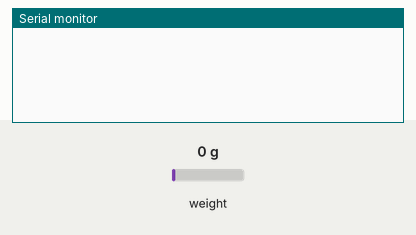
Recording of a sketch running on a simulated Arduino Uno, built with avr-gcc and run on an emulated ATmega328P. On the bench: the last lines printed to the serial monitor. The test bench sets the inputs (shaded band); at power-on: weight on the scale 0 g.

Above: at 1.2 s.
1.3 s: weight on the scale set to 100 g
At 3.3 s:
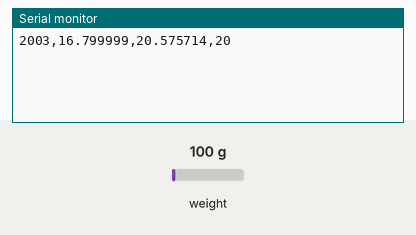
4.3 s: weight on the scale set to 1250 g
At 6.9 s:
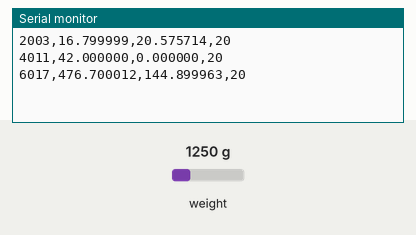
Timing chart, 0 to 8.4 s (numbered marks = the images above; inputs shaded):
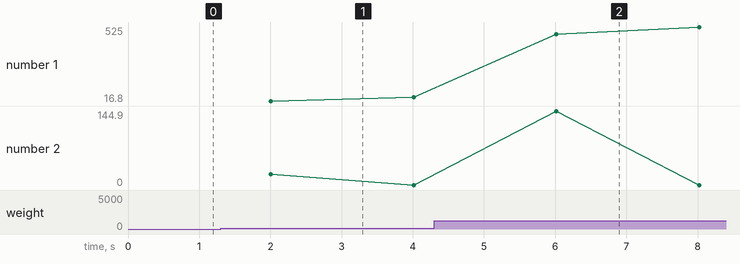

The sketch:

HX711_LoadRepeatability.ino
```cpp
#include <Arduino.h>
#include <HX711.h>
#include <math.h>

#ifndef BB_HX711_DOUT
#define BB_HX711_DOUT 4
#endif
#ifndef BB_HX711_SCK
#define BB_HX711_SCK 5
#endif
#ifndef BB_OFFSET_COUNTS
#define BB_OFFSET_COUNTS 0L
#endif
#ifndef BB_COUNTS_PER_NEWTON
#define BB_COUNTS_PER_NEWTON 1000.0f
#endif
#ifndef BB_WINDOW_SAMPLES
#define BB_WINDOW_SAMPLES 20
#endif

HX711 scale;
static uint16_t n = 0;
static double sum = 0.0;
static double sumSq = 0.0;

void setup() {
  Serial.begin(115200);
  scale.begin(BB_HX711_DOUT, BB_HX711_SCK);
}

void loop() {
  if (!scale.is_ready()) return;
  const long raw = scale.read();
  const float forceN = ((float)(raw - BB_OFFSET_COUNTS)) / BB_COUNTS_PER_NEWTON;
  sum += forceN;
  sumSq += (double)forceN * (double)forceN;
  n++;

  if (n >= BB_WINDOW_SAMPLES) {
    const double mean = sum / n;
    double variance = sumSq / n - mean * mean;
    if (variance < 0.0) variance = 0.0;
    const double stddev = sqrt(variance);
    Serial.print(millis()); Serial.print(',');
    Serial.print(mean, 6); Serial.print(',');
    Serial.print(stddev, 6); Serial.print(',');
    Serial.println(n);
    n = 0; sum = 0.0; sumSq = 0.0;
  }
}
```

Measured:
- after the input at 1.3 s, the serial monitor: prints a new line after 0.70 s (image 1)
- after the input at 4.3 s, the serial monitor: prints a new line after 1.7 s (image 2)
- plotted number 1: 42 → 525 after the input at 4.3 s
